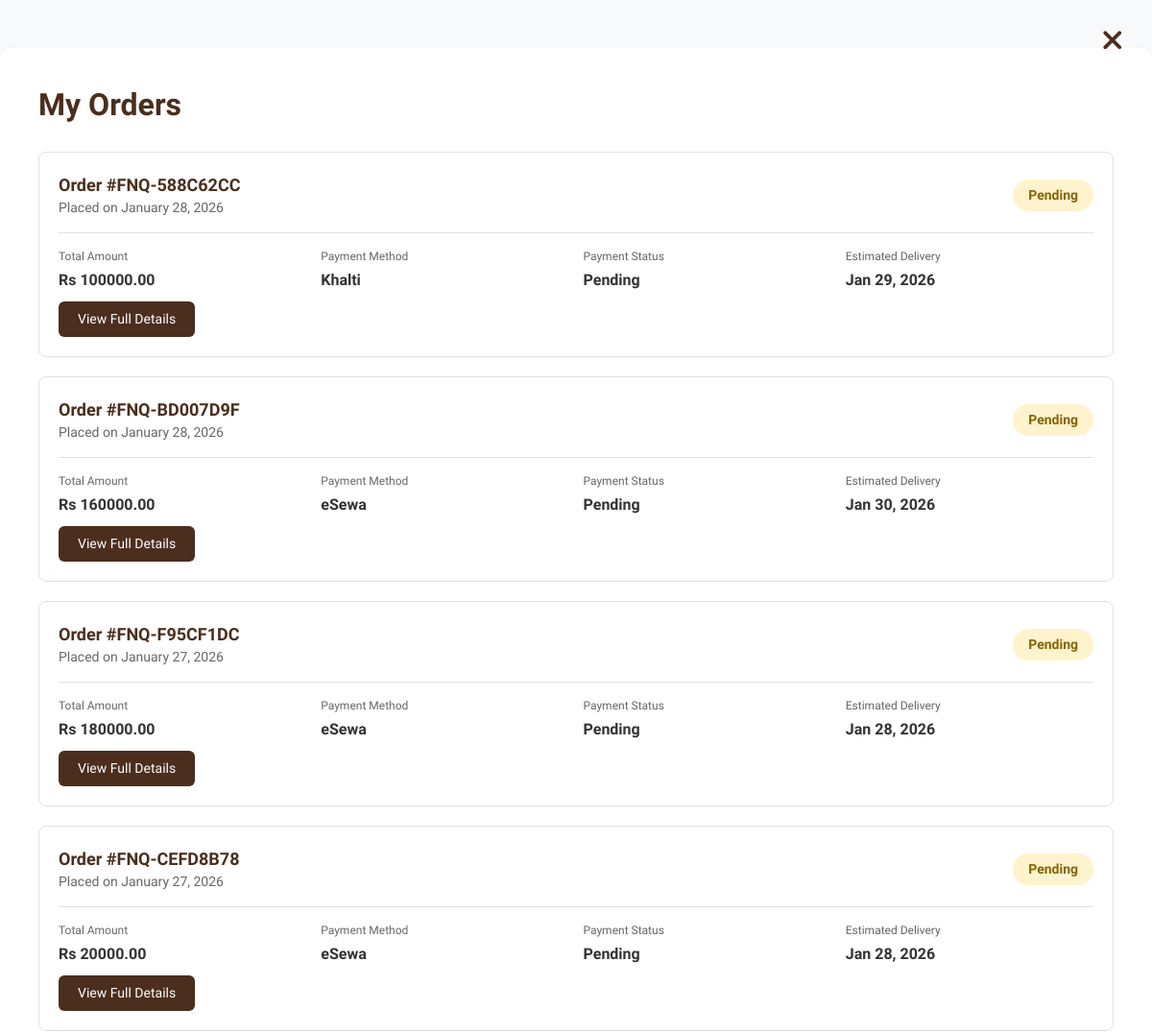
Page /my-orders/ (signed in, upper part) on the earlier database version.
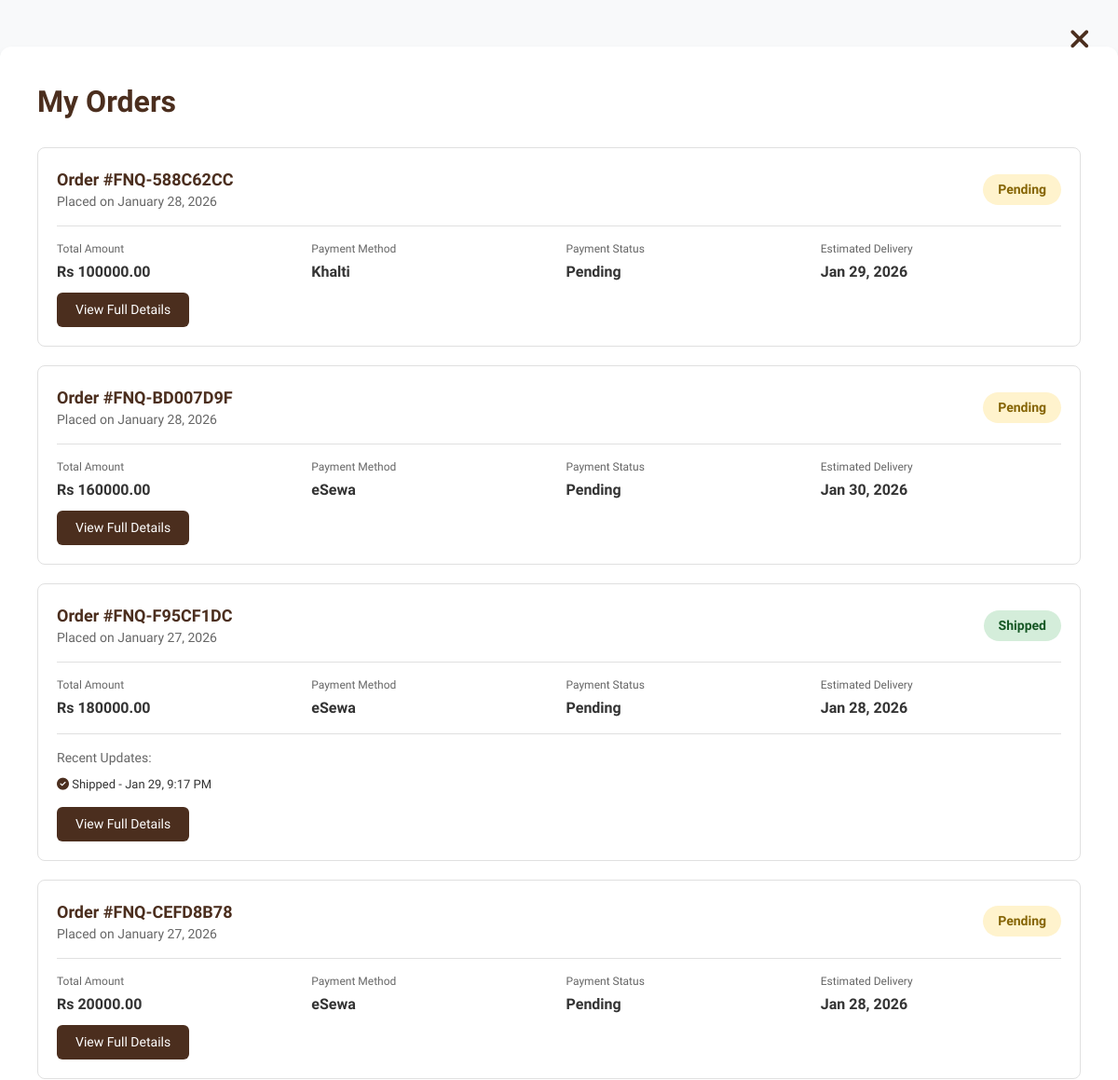
Same page on the later database version.
### inventory/models.py (models this page shows, shortened)
class Order(models.Model):
    STATUS_CHOICES = [
        ('Pending', 'Pending'),
        ('Confirmed', 'Confirmed'),
        ('Processing', 'Processing'),
        ('Ready', 'Ready for Delivery'),
        ('Shipped', 'Shipped'),
        ('Delivered', 'Delivered'),
        ('Cancelled', 'Cancelled'),
    ]
    customer = models.ForeignKey(User, on_delete=models.CASCADE)
    items_summary = models.TextField() #stores cart detail
    total_price = models.DecimalField(max_digits=10, decimal_places=2)
    order_date = models.DateTimeField(auto_now_add=True)
    delivery_date = models.DateTimeField(default=timezone.now() + timedelta(days=3))
    status = models.CharField(max_length=20, default='Pending', choices=STATUS_CHOICES)
    payment_method = models.CharField(max_length=20, default='COD', choices=[('eSewa', 'eSewa'), ('Khalti', 'Khalti'), ('COD', 'Cash on Delivery')])
    payment_status = models.CharField(max_length=20, default='Pending')
    delivery_address = models.TextField(blank=True, null=True)
    delivery_phone = models.CharField(max_length=15, blank=True, null=True)
    delivery_instructions = models.TextField(blank=True, null=True)
    tracking_number = models.CharField(max_length=50, unique=True, blank=True, null=True)
    estimated_delivery_date = models.DateTimeField(blank=True, null=True)
    assigned_staff = models.ForeignKey(
        User,
        on_delete=models.SET_NULL,
        null=True,
        blank=True,
        limit_choices_to={'is_staff': True},
        related_name='staff_orders'
    )

class OrderStatusHistory(models.Model):
    order = models.ForeignKey(Order, on_delete=models.CASCADE, related_name='status_history')
    old_status = models.CharField(max_length=20, blank=True, null=True)
    new_status = models.CharField(max_length=20)
    changed_by = models.ForeignKey(User, on_delete=models.SET_NULL, null=True, blank=True)
    changed_at = models.DateTimeField(auto_now_add=True)
    notes = models.TextField(blank=True, null=True)
    class Meta:
        ordering = ['-changed_at']
        verbose_name_plural = 'Order Status Histories'

### inventory/views.py (the view)
# urls.py: path('my-orders/', views.order_history, name='order_history'),
@login_required(login_url='user')
def order_history(request):
    orders = Order.objects.filter(customer=request.user).order_by('-order_date')
    for order in orders:
        order.history = order.status_history.all()[:3]  # Last 3 status changes
    return render(request, 'inventory/order_history.html', {
        'orders': orders
    })

### custom_admin/context_processors.py (called while the page is built)
def admin_context(request):
    context = {}
    if request.user.is_authenticated and request.user.is_staff:
        if request.user.is_superuser:
            pending_staff = Profile.objects.filter(
                is_approved=False,
                user__is_staff=True
            ).count()
            context['pending_staff'] = pending_staff
    return context

### inventory/context_processors.py (called while the page is built)
def global_context(request):
    context = {}
    context['site_content'] = WebsiteContent.objects.first()
    if request.user.is_authenticated:
        context['saved_count'] = SavedItem.objects.filter(user=request.user).count()
        unread_notifs = Notification.objects.filter(user=request.user, is_read=False).order_by('-created_at')
        context['notif_count'] = unread_notifs.count()
        context['notifications'] = unread_notifs[:5]
    else:
        context['saved_count'] = 0
        context['notif_count'] = 0
        context['notifications'] = []
    return context

### inventory/templates/inventory/order_history.html (shortened to what this page needs)
{% load static %}
<!DOCTYPE html>
<html lang="en">
<head>
    <link href="https://cdn.jsdelivr.net/npm/bootstrap@5.3.0/dist/css/bootstrap.min.css" rel="stylesheet">
    <link rel="stylesheet" href="https://cdnjs.cloudflare.com/ajax/libs/font-awesome/6.5.0/css/all.min.css">
</head>
<body>
    <a href="{% url 'home' %}" style="position: absolute; top: 20px; right: 30px; font-size: 30px; color: #4b2e1e; text-decoration: none; z-index: 1000; transition: transform 0.2s;" onmouseover="this.style.transform='scale(1.1)'" onmouseout="this.style.transform='scale(1)'">
        <i class="fas fa-times"></i>
    </a>
    <div class="orders-container">
        <h1 class="page-header">My Orders</h1>
        {% if orders %}
        {% for order in orders %}
        <div class="order-card">
            <div class="order-header">
                <div>
                    <div class="order-id">Order #{{ order.tracking_number }}</div>
                    <div style="font-size:14px; color:#666;">Placed on {{ order.order_date|date:"F d, Y" }}</div>
                </div>
                <div class="order-status status-{{ order.status|lower }}">
                    {{ order.status }}
                </div>
            </div>
            <div class="order-details">
                <div class="detail-item">
                    <span class="detail-label">Total Amount</span>
                    <span class="detail-value">Rs {{ order.total_price }}</span>
                </div>
                <div class="detail-item">
                    <span class="detail-label">Payment Method</span>
                    <span class="detail-value">{{ order.payment_method }}</span>
                </div>
                <div class="detail-item">
                    <span class="detail-label">Payment Status</span>
                    <span class="detail-value">{{ order.payment_status }}</span>
                </div>
                <div class="detail-item">
                    <span class="detail-label">Estimated Delivery</span>
                    <span class="detail-value">{{ order.estimated_delivery_date|date:"M d, Y" }}</span>
                </div>
            </div>
            {% if order.history %}
            <div style="margin-top:15px; padding-top:15px; border-top:1px solid #e0e0e0;">
                <div style="font-size:14px; color:#666; margin-bottom:8px;">Recent Updates:</div>
                {% for history in order.history %}
                <div style="font-size:13px; color:#333; margin-bottom:4px;">
                    <i class="fas fa-check-circle" style="color:#4b2e1e;"></i>
                    {{ history.new_status }} - {{ history.changed_at|date:"M d, g:i A" }}
                </div>
                {% endfor %}
            </div>
            {% endif %}
            <a href="{% url 'order_detail' order.id %}" class="btn-view-details">View Full Details</a>
        </div>
        {% endfor %}
        {% endif %}
    </div>
</body>
</html>

Differences in the rows shown:
changed Order "FNQ-F95CF1DC": status "Pending" → "Shipped"; now shows "Recent Updates:"
added OrderStatusHistory: new_status "Shipped", changed_at "Jan 29, 9:17 PM", shown under Order "FNQ-F95CF1DC"
